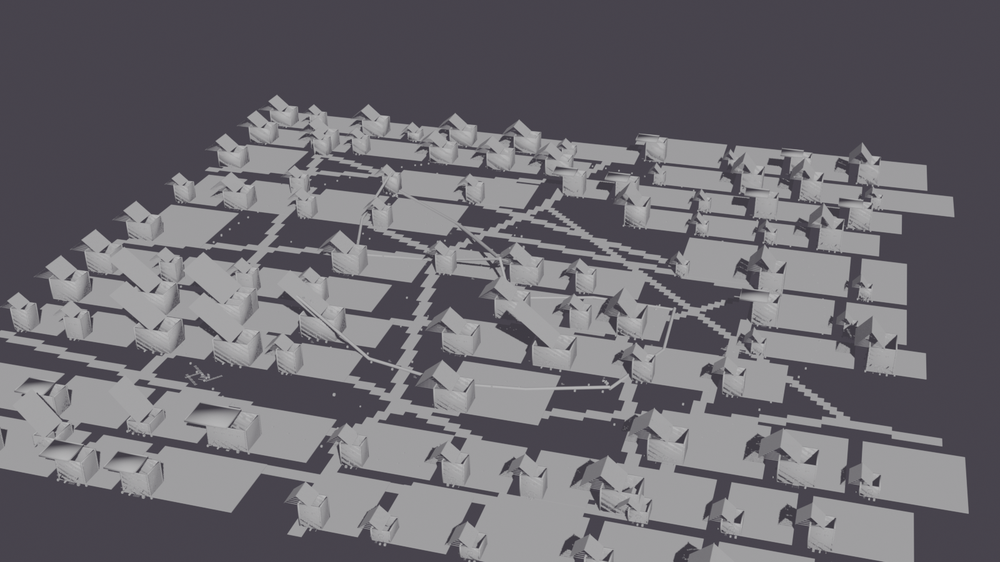
#> input picture Tools/mcp-toolkit/.tmp/visual_town_test.png, 1000 x 562 px, shrunk from 1600 x 900 before the run
$ python -i visual_validation.py   (imports and definitions only)
#> lines starting #> are read from the running program, lines starting #| are printed output that depends on the picture
"""Visual quality validation for rendered screenshots and contact sheets."""

from __future__ import annotations

import math
import os
from pathlib import Path

import numpy as np
from PIL import Image, ImageFilter, ImageStat


_VALIDATION_PROFILES = {
    "terrain_readability",
    "terrain_cliff",
    "terrain_waterfall",
    "terrain_cave",
    "terrain_river",
    "terrain_road",
}


def _clamp(value: float, low: float = 0.0, high: float = 100.0) -> float:
    return max(low, min(high, value))


# [7 lines left out: function _crop_box, not called in this run]


def _region_array(array: np.ndarray, box: tuple[int, int, int, int]) -> np.ndarray:
    x0, y0, x1, y1 = box
    return array[y0:y1, x0:x1]


# [10 lines left out: functions _safe_mean, _safe_std, not called in this run]


def _edge_density(edge_array: np.ndarray, box: tuple[int, int, int, int]) -> float:
    region = _region_array(edge_array, box)
    return _safe_mean(region)


# [21 lines left out: functions _quiet_fraction, _row_gradient_score, _col_gradient_score, not called in this run]


def _evaluate_validation_profile(
    rgb_array: np.ndarray,
    gray_array: np.ndarray,
    edge_array: np.ndarray,
    validation_profile: str | None,
) -> dict:
    result = {
        "validation_profile": validation_profile,
        "passed": True,
        "score": 100.0,
        "issues": [],
        "metrics": {},
    }

    if validation_profile is None:
        return result

    profile = validation_profile.strip().lower()
    if profile not in _VALIDATION_PROFILES:
        result["passed"] = False
        result["score"] = 0.0
        result["issues"].append(f"Unknown validation_profile '{validation_profile}'")
        return result

    height, width = gray_array.shape[:2]
    top = _crop_box(width, height, 0.0, 0.0, 1.0, 0.33)
    middle = _crop_box(width, height, 0.0, 0.33, 1.0, 0.70)
    bottom = _crop_box(width, height, 0.0, 0.66, 1.0, 1.0)
    center = _crop_box(width, height, 0.22, 0.18, 0.78, 0.82)
    center_strip = _crop_box(width, height, 0.34, 0.0, 0.66, 1.0)
    side_left = _crop_box(width, height, 0.0, 0.0, 0.24, 1.0)
    side_right = _crop_box(width, height, 0.76, 0.0, 1.0, 1.0)
    border_top = _crop_box(width, height, 0.0, 0.0, 1.0, 0.18)
    border_bottom = _crop_box(width, height, 0.0, 0.82, 1.0, 1.0)
    border_left = _crop_box(width, height, 0.0, 0.18, 0.18, 0.82)
    border_right = _crop_box(width, height, 0.82, 0.18, 1.0, 0.82)

    top_gray = _region_array(gray_array, top)
    middle_gray = _region_array(gray_array, middle)
    bottom_gray = _region_array(gray_array, bottom)
    center_gray = _region_array(gray_array, center)
    center_strip_gray = _region_array(gray_array, center_strip)
    side_left_gray = _region_array(gray_array, side_left)
    side_right_gray = _region_array(gray_array, side_right)
    border_gray = np.concatenate(
        [
            _region_array(gray_array, border_top).reshape(-1),
            _region_array(gray_array, border_bottom).reshape(-1),
            _region_array(gray_array, border_left).reshape(-1),
            _region_array(gray_array, border_right).reshape(-1),
        ]
    )

    top_edge = _edge_density(edge_array, top)
    middle_edge = _edge_density(edge_array, middle)
    bottom_edge = _edge_density(edge_array, bottom)
    center_edge = _edge_density(edge_array, center)
    center_strip_edge = _edge_density(edge_array, center_strip)
    border_edge = (
        _edge_density(edge_array, border_top)
        + _edge_density(edge_array, border_bottom)
        + _edge_density(edge_array, border_left)
        + _edge_density(edge_array, border_right)
    ) / 4.0

    top_mean = _safe_mean(top_gray)
    middle_mean = _safe_mean(middle_gray)
    bottom_mean = _safe_mean(bottom_gray)
    center_mean = _safe_mean(center_gray)
    center_strip_mean = _safe_mean(center_strip_gray)
    side_mean = (_safe_mean(side_left_gray) + _safe_mean(side_right_gray)) / 2.0
    border_mean = _safe_mean(border_gray)

    if profile == "terrain_readability":
        sky_ground_sep = abs(top_mean - bottom_mean)
        foreground_grounding = _clamp(100.0 - max(0.0, bottom_mean - 185.0) * 2.2 + bottom_edge * 2.8)
        silhouette_read = _clamp(top_edge * 3.0 + sky_ground_sep * 1.1 + middle_edge * 0.8)
        quiet_fraction = _quiet_fraction(edge_array, bottom, threshold=16.0)
        quiet_ground_budget = _clamp(100.0 - abs(quiet_fraction - 0.80) * 190.0)
        profile_score = (foreground_grounding * 0.40) + (silhouette_read * 0.35) + (quiet_ground_budget * 0.25)
        result["metrics"] = {
            "foreground_grounding": round(foreground_grounding, 3),
            "silhouette_read": round(silhouette_read, 3),
            "quiet_ground_budget": round(quiet_ground_budget, 3),
            "sky_ground_separation": round(sky_ground_sep, 3),
            "bottom_edge_density": round(bottom_edge, 3),
            "top_edge_density": round(top_edge, 3),
            "bottom_brightness": round(bottom_mean, 3),
            "quiet_fraction": round(quiet_fraction, 3),
        }
        if foreground_grounding < 58.0:
            result["issues"].append(
                f"terrain_readability: grounded foreground is weak (score={foreground_grounding:.1f})"
            )
        if silhouette_read < 55.0:
            result["issues"].append(
                f"terrain_readability: skyline/silhouette read is too soft (score={silhouette_read:.1f})"
            )
        if quiet_ground_budget < 50.0:
            result["issues"].append(
                f"terrain_readability: quiet-ground budget is off balance (score={quiet_ground_budget:.1f})"
            )
        result["score"] = round(profile_score, 3)
        result["passed"] = len(result["issues"]) == 0 and profile_score >= 60.0
        return result

    if profile == "terrain_cliff":
        vertical_relief = abs(top_mean - bottom_mean)
        face_read = _clamp(center_edge * 3.2 + center_strip_edge * 1.6 + vertical_relief * 0.9)
        silhouette_read = _clamp(top_edge * 2.4 + border_edge * 1.2 + abs(top_mean - middle_mean) * 0.8)
        face_contrast = _clamp(abs(center_mean - border_mean) * 1.6 + abs(center_strip_mean - side_mean) * 1.4)
        profile_score = (face_read * 0.42) + (silhouette_read * 0.28) + (face_contrast * 0.30)
        result["metrics"] = {
            "face_read": round(face_read, 3),
            "silhouette_read": round(silhouette_read, 3),
            "face_contrast": round(face_contrast, 3),
            "vertical_relief": round(vertical_relief, 3),
            "center_edge_density": round(center_edge, 3),
            "border_edge_density": round(border_edge, 3),
            "center_brightness": round(center_mean, 3),
            "border_brightness": round(border_mean, 3),
        }
        if face_read < 58.0:
            result["issues"].append(
                f"terrain_cliff: cliff face does not read in the center band (score={face_read:.1f})"
            )
        if silhouette_read < 44.0:
            result["issues"].append(
                f"terrain_cliff: cliff skyline and edge break-up are too soft (score={silhouette_read:.1f})"
            )
        if face_contrast < 52.0:
            result["issues"].append(
                f"terrain_cliff: cliff mass lacks enough tonal separation (score={face_contrast:.1f})"
            )
        result["score"] = round(profile_score, 3)
        result["passed"] = len(result["issues"]) == 0 and profile_score >= 60.0
        return result

    if profile == "terrain_waterfall":
        vertical_focal = _clamp(_row_gradient_score(gray_array, center_strip) * 5.0 + center_strip_edge * 1.8)
        fall_line = _clamp((center_strip_mean - side_mean) * 1.8 + abs(top_mean - bottom_mean) * 0.7)
        spray_read = _clamp(bottom_edge * 2.5 + abs(bottom_mean - center_mean) * 1.0)
        vertical_bias = _clamp(
            (_row_gradient_score(gray_array, center_strip) - _col_gradient_score(gray_array, center_strip)) * 7.0 + 50.0
        )
        profile_score = (vertical_focal * 0.40) + (fall_line * 0.30) + (spray_read * 0.20) + (vertical_bias * 0.10)
        result["metrics"] = {
            "vertical_focal_read": round(vertical_focal, 3),
            "fall_line_read": round(fall_line, 3),
            "spray_read": round(spray_read, 3),
            "vertical_bias": round(vertical_bias, 3),
            "center_strip_edge_density": round(center_strip_edge, 3),
            "bottom_edge_density": round(bottom_edge, 3),
            "center_strip_brightness": round(center_strip_mean, 3),
        }
        if vertical_focal < 40.0:
            result["issues"].append(
                f"terrain_waterfall: vertical focal read is too weak (score={vertical_focal:.1f})"
            )
        if fall_line < 48.0:
            result["issues"].append(
                f"terrain_waterfall: fall line does not separate cleanly from the sides (score={fall_line:.1f})"
            )
        if spray_read < 45.0:
            result["issues"].append(
                f"terrain_waterfall: terminal spray/foam read is too quiet (score={spray_read:.1f})"
            )
        result["score"] = round(profile_score, 3)
        result["passed"] = len(result["issues"]) == 0 and profile_score >= 60.0
        return result

    if profile == "terrain_cave":
        enclosure = _clamp((border_mean - center_mean) * 2.5 + (border_edge - center_edge) * 1.8)
        opening_read = _clamp(100.0 - max(0.0, center_mean - 120.0) * 1.8 + center_edge * 1.7)
        framing_read = _clamp(abs(top_mean - center_mean) * 0.9 + abs(bottom_mean - center_mean) * 0.8 + border_edge * 1.4)
        border_bias = _clamp((border_mean - side_mean) * 1.5 + (border_mean - center_strip_mean) * 1.2)
        profile_score = (enclosure * 0.40) + (opening_read * 0.30) + (framing_read * 0.20) + (border_bias * 0.10)
        result["metrics"] = {
            "enclosure": round(enclosure, 3),
            "opening_read": round(opening_read, 3),
            "framing_read": round(framing_read, 3),
            "border_bias": round(border_bias, 3),
            "center_brightness": round(center_mean, 3),
            "border_brightness": round(border_mean, 3),
            "center_edge_density": round(center_edge, 3),
            "border_edge_density": round(border_edge, 3),
        }
        if enclosure < 58.0:
            result["issues"].append(
                f"terrain_cave: cave framing is missing or too open (score={enclosure:.1f})"
            )
        if opening_read < 52.0:
            result["issues"].append(
                f"terrain_cave: central opening is not dark enough to read as interior (score={opening_read:.1f})"
            )
        if framing_read < 50.0:
            result["issues"].append(
                f"terrain_cave: rim/arch framing is too soft (score={framing_read:.1f})"
            )
        result["score"] = round(profile_score, 3)
        result["passed"] = len(result["issues"]) == 0 and profile_score >= 60.0
        return result

    if profile == "terrain_river":
        center_band = _crop_box(width, height, 0.18, 0.28, 0.82, 0.90)
        lower_center = _crop_box(width, height, 0.22, 0.56, 0.78, 0.96)
        center_band_gray = _region_array(gray_array, center_band)
        lower_center_gray = _region_array(gray_array, lower_center)
        center_band_edge = _edge_density(edge_array, center_band)
        lower_center_edge = _edge_density(edge_array, lower_center)
        side_edge = (_edge_density(edge_array, side_left) + _edge_density(edge_array, side_right)) * 0.5
        center_darkness = _clamp(100.0 - max(0.0, _safe_mean(center_band_gray) - 92.0) * 1.5 + center_band_edge * 2.0)
        channel_continuity = _clamp(_row_gradient_score(gray_array, center_band) * 3.2 + center_band_edge * 1.8)
        bank_separation = _clamp(abs(_safe_mean(lower_center_gray) - side_mean) * 1.4 + (lower_center_edge - side_edge) * 1.1 + 50.0)
        profile_score = (center_darkness * 0.35) + (channel_continuity * 0.35) + (bank_separation * 0.30)
        result["metrics"] = {
            "center_darkness": round(center_darkness, 3),
            "channel_continuity": round(channel_continuity, 3),
            "bank_separation": round(bank_separation, 3),
            "center_band_edge_density": round(center_band_edge, 3),
            "lower_center_edge_density": round(lower_center_edge, 3),
        }
        if center_darkness < 46.0:
            result["issues"].append(
                f"terrain_river: river channel does not read as a distinct water body (score={center_darkness:.1f})"
            )
        if channel_continuity < 20.0:
            result["issues"].append(
                f"terrain_river: river flow line is too broken or weak (score={channel_continuity:.1f})"
            )
        if bank_separation < 46.0:
            result["issues"].append(
                f"terrain_river: river banks and water body do not separate clearly (score={bank_separation:.1f})"
            )
        result["score"] = round(profile_score, 3)
        result["passed"] = len(result["issues"]) == 0 and profile_score >= 58.0
        return result

    if profile == "terrain_road":
        lower_band = _crop_box(width, height, 0.08, 0.50, 0.92, 0.96)
        road_strip = _crop_box(width, height, 0.20, 0.58, 0.80, 0.94)
        lower_band_gray = _region_array(gray_array, lower_band)
        road_strip_gray = _region_array(gray_array, road_strip)
        lower_band_edge = _edge_density(edge_array, lower_band)
        road_strip_edge = _edge_density(edge_array, road_strip)
        side_lane_mean = (_safe_mean(_region_array(gray_array, _crop_box(width, height, 0.0, 0.58, 0.18, 0.94)))
                          + _safe_mean(_region_array(gray_array, _crop_box(width, height, 0.82, 0.58, 1.0, 0.94)))) * 0.5
        path_read = _clamp(
            _row_gradient_score(gray_array, road_strip) * 1.6
            + _col_gradient_score(gray_array, road_strip) * 2.1
            + road_strip_edge * 1.4
            + lower_band_edge * 0.9
        )
        terrain_integration = _clamp(abs(_safe_mean(road_strip_gray) - side_lane_mean) * 1.2 + lower_band_edge * 1.1 + 35.0)
        grounding = _clamp(100.0 - abs(_safe_mean(lower_band_gray) - bottom_mean) * 0.9 + road_strip_edge * 1.2)
        profile_score = (path_read * 0.34) + (terrain_integration * 0.36) + (grounding * 0.30)
        result["metrics"] = {
            "path_read": round(path_read, 3),
            "terrain_integration": round(terrain_integration, 3),
            "grounding": round(grounding, 3),
            "road_strip_edge_density": round(road_strip_edge, 3),
            "lower_band_edge_density": round(lower_band_edge, 3),
        }
        subtle_trail_ok = path_read >= 9.0 and terrain_integration >= 42.0 and grounding >= 78.0
        if path_read < 16.0 and not subtle_trail_ok:
            result["issues"].append(
                f"terrain_road: road path is not reading as a deliberate traversal line (score={path_read:.1f})"
            )
        if terrain_integration < 40.0:
            result["issues"].append(
                f"terrain_road: road cut and shoulders do not separate from surrounding terrain (score={terrain_integration:.1f})"
            )
        if grounding < 48.0:
            result["issues"].append(
                f"terrain_road: road feels visually detached from the terrain base (score={grounding:.1f})"
            )
        result["score"] = round(profile_score, 3)
        result["passed"] = len(result["issues"]) == 0 and profile_score >= 54.0
        return result

    result["passed"] = False
    result["score"] = 0.0
    result["issues"].append(f"Unknown validation_profile '{validation_profile}'")
    return result


def analyze_render_image(filepath: str, validation_profile: str | None = None) -> dict:
    """Analyze a single render screenshot for visual quality."""
#> called with filepath = '../../../.tmp/visual_town_test.png'
    result: dict = {
        "filepath": filepath,
        "valid": False,
        "score": 0.0,
        "metrics": {},
        "issues": [],
    }

    if not os.path.isfile(filepath):
        result["issues"].append("File not found")
        return result

    try:
        with Image.open(filepath) as image:
#> image is the input picture: PIL image 1000x562 RGBA; mean R, G, B, A 108.6, 106.2, 112.1, 255
            rgba = image.convert("RGBA")
            rgb = rgba.convert("RGB")
            gray = rgb.convert("L")
            rgb_arr = np.array(rgb, dtype=np.float32)
            gray_arr = np.array(gray, dtype=np.float32)
            edge_img = gray.filter(ImageFilter.FIND_EDGES)
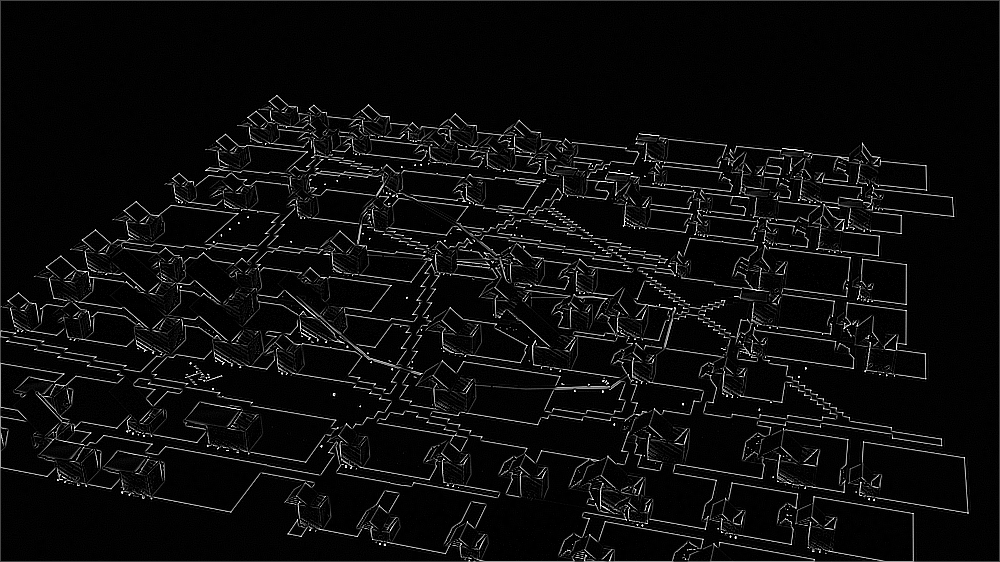
#> edge_img: PIL image 1000x562 L; min 0, max 255, mean 12.8
            edge_arr = np.array(edge_img, dtype=np.float32)

            rgb_stat = ImageStat.Stat(rgb)
            gray_stat = ImageStat.Stat(gray)
            edge_stat = ImageStat.Stat(gray.filter(ImageFilter.FIND_EDGES))

            mean_r, mean_g, mean_b = rgb_stat.mean
#> mean_r = 108.6; mean_g = 106.2; mean_b = 112.1
            std_r, std_g, std_b = rgb_stat.stddev
#> std_r = 42.29; std_g = 43.81; std_b = 40.15
            gray_mean = float(gray_stat.mean[0])
#> gray_mean = 107.6
            gray_std = float(gray_stat.stddev[0])
#> gray_std = 43.06
            edge_mean = float(edge_stat.mean[0])
#> edge_mean = 12.79

            histogram = gray.histogram()
#> histogram = 256 values, max 176221 at index 70, min 0 at index 0, mean 2195.3
            entropy = 0.0
            total = sum(histogram) or 1
#> total = 562000
            for count in histogram:
                if count <= 0:
                    continue
                p = count / total
                entropy -= p * math.log2(p)
#> this loop made 256 passes
#> count on passes 2 to 4: 0, 0, 0
#> after the loop, entropy = 4.06

            color_spread = (std_r + std_g + std_b) / 3.0
#> color_spread = 42.08
            channel_balance = max(mean_r, mean_g, mean_b) - min(mean_r, mean_g, mean_b)
#> channel_balance = 5.86
            terrain_profile = isinstance(validation_profile, str) and validation_profile.startswith("terrain_")

            # Dark-fantasy brightness scoring: ideal range 30–80 (not 120).
            # Penalise anything above 80 or below 30, but allow naturally dark scenes.
            _BRIGHT_LOW = 30.0
            _BRIGHT_HIGH = 80.0
            if gray_mean < _BRIGHT_LOW:
                brightness_score = max(0.0, 100.0 - (_BRIGHT_LOW - gray_mean) * 2.0)
            elif gray_mean > _BRIGHT_HIGH:
                brightness_score = max(0.0, 100.0 - (gray_mean - _BRIGHT_HIGH) * 1.5)
#> brightness_score = 58.63
            else:
                brightness_score = 100.0

            contrast_score = min(100.0, gray_std * 4.0)
#> contrast_score = 100
            edge_score = min(100.0, edge_mean * 1.8)
#> edge_score = 23.02
            entropy_score = min(100.0, entropy * 18.0)
#> entropy_score = 73.07
            color_score = min(100.0, color_spread * 6.0)
#> color_score = 100

            score = (
                brightness_score * 0.20
                + contrast_score * 0.25
                + edge_score * 0.25
                + entropy_score * 0.20
                + color_score * 0.10
            )
#> score = 67.1

            issues: list[str] = []
            if gray_mean < 10.0:
                issues.append("Image is too dark")
            if gray_mean > 235.0:
                issues.append("Image is too bright")
            if gray_std < 12.0:
                issues.append("Image contrast is too low")
            if edge_mean < (4.0 if terrain_profile else 8.0):
                issues.append("Edge density is too low")
            if entropy < (0.9 if terrain_profile else 1.2):
                issues.append("Image lacks visual variation")
            if color_spread < (2.0 if terrain_profile else 10.0):
                issues.append("Color variation is too low")
            if not terrain_profile and channel_balance < 4.0 and color_spread < 12.0:
                issues.append("Image appears nearly monochrome")

            # Magenta/missing-texture detection: pink pixels where R>200, G<50, B>200
            magenta_fraction = 0.0
            magenta_mask = (
                (rgb_arr[:, :, 0] > 200)
                & (rgb_arr[:, :, 1] < 50)
                & (rgb_arr[:, :, 2] > 200)
            )
#> magenta_mask: shape (562, 1000) bool; every value is 0
            magenta_fraction = float(magenta_mask.sum()) / max(magenta_mask.size, 1)
#> magenta_fraction = 0
            if magenta_fraction > 0.001:  # >0.1% of pixels are magenta
                issues.append(
                    f"missing_texture_detected ({magenta_fraction * 100:.2f}% magenta pixels)"
                )

            semantic_result = _evaluate_validation_profile(rgb_arr, gray_arr, edge_arr, validation_profile)
#> semantic_result = 5 items
            result["metrics"] = {
                "brightness_mean": round(gray_mean, 3),
                "brightness_stddev": round(gray_std, 3),
                "edge_density": round(edge_mean, 3),
                "entropy": round(entropy, 3),
                "color_spread": round(color_spread, 3),
                "channel_balance": round(channel_balance, 3),
                "brightness_score": round(brightness_score, 3),
                "contrast_score": round(contrast_score, 3),
                "edge_score": round(edge_score, 3),
                "entropy_score": round(entropy_score, 3),
                "color_score": round(color_score, 3),
                "magenta_fraction": round(magenta_fraction, 6),
            }
            if validation_profile is not None:
                result["validation_profile"] = validation_profile
                result["semantic_score"] = semantic_result["score"]
                result["semantic_issues"] = semantic_result["issues"]
                result["semantic_metrics"] = semantic_result["metrics"]
                result["metrics"].update({
                    f"semantic_{key}": value for key, value in semantic_result["metrics"].items()
                })
                result["metrics"]["semantic_score"] = semantic_result["score"]
                issues.extend(semantic_result["issues"])
                if not semantic_result["passed"]:
                    issues.append(f"validation_profile '{validation_profile}' failed")
            result["issues"] = issues
            result["score"] = round(score, 3)
            result["valid"] = len(issues) == 0 and score >= 55.0 and semantic_result["passed"]
    except (OSError, ValueError) as exc:
        result["issues"].append(str(exc))

    return result


# [215 lines left out: functions aaa_verify_map, validate_render_screens, not called in this run]

>>> result = analyze_render_image('../../../.tmp/visual_town_test.png')
#> result = 5 items
